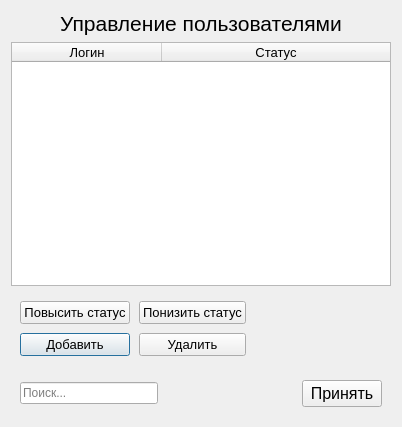
<?xml version="1.0" encoding="UTF-8"?>
<ui version="4.0">
 <class>ManageUsers</class>
 <widget class="QDialog" name="ManageUsers">
  <property name="geometry">
   <rect>
    <x>0</x>
    <y>0</y>
    <width>402</width>
    <height>427</height>
   </rect>
  </property>
  <property name="windowTitle">
   <string>Dialog</string>
  </property>
  <layout class="QGridLayout" name="gridLayout">
   <item row="0" column="0">
    <widget class="QLabel" name="label">
     <property name="enabled">
      <bool>true</bool>
     </property>
     <property name="font">
      <font>
       <pointsize>16</pointsize>
      </font>
     </property>
     <property name="text">
      <string>Управление пользователями</string>
     </property>
     <property name="alignment">
      <set>Qt::AlignCenter</set>
     </property>
    </widget>
   </item>
   <item row="1" column="0">
    <widget class="QTableWidget" name="TableUsers">
     <property name="font">
      <font>
       <family>MS Shell Dlg 2</family>
       <pointsize>10</pointsize>
      </font>
     </property>
     <property name="editTriggers">
      <set>QAbstractItemView::NoEditTriggers</set>
     </property>
     <property name="selectionMode">
      <enum>QAbstractItemView::SingleSelection</enum>
     </property>
     <property name="selectionBehavior">
      <enum>QAbstractItemView::SelectRows</enum>
     </property>
     <attribute name="horizontalHeaderCascadingSectionResizes">
      <bool>false</bool>
     </attribute>
     <attribute name="horizontalHeaderMinimumSectionSize">
      <number>35</number>
     </attribute>
     <attribute name="horizontalHeaderDefaultSectionSize">
      <number>150</number>
     </attribute>
     <attribute name="horizontalHeaderShowSortIndicator" stdset="0">
      <bool>false</bool>
     </attribute>
     <attribute name="horizontalHeaderStretchLastSection">
      <bool>true</bool>
     </attribute>
     <column>
      <property name="text">
       <string>Логин</string>
      </property>
     </column>
     <column>
      <property name="text">
       <string>Статус</string>
      </property>
     </column>
    </widget>
   </item>
   <item row="2" column="0">
    <layout class="QGridLayout" name="gridLayout_2" rowstretch="0,0" columnstretch="0,0,0" rowminimumheight="0,0" columnminimumwidth="0,0,0">
     <property name="leftMargin">
      <number>9</number>
     </property>
     <property name="topMargin">
      <number>9</number>
     </property>
     <property name="rightMargin">
      <number>9</number>
     </property>
     <property name="bottomMargin">
      <number>9</number>
     </property>
     <property name="spacing">
      <number>9</number>
     </property>
     <item row="1" column="0">
      <widget class="QPushButton" name="add">
       <property name="font">
        <font>
         <pointsize>10</pointsize>
        </font>
       </property>
       <property name="cursor">
        <cursorShape>PointingHandCursor</cursorShape>
       </property>
       <property name="text">
        <string>Добавить</string>
       </property>
      </widget>
     </item>
     <item row="0" column="0">
      <widget class="QPushButton" name="up">
       <property name="font">
        <font>
         <pointsize>10</pointsize>
        </font>
       </property>
       <property name="cursor">
        <cursorShape>PointingHandCursor</cursorShape>
       </property>
       <property name="text">
        <string>Повысить статус</string>
       </property>
      </widget>
     </item>
     <item row="1" column="1">
      <widget class="QPushButton" name="delete_2">
       <property name="font">
        <font>
         <pointsize>10</pointsize>
        </font>
       </property>
       <property name="cursor">
        <cursorShape>PointingHandCursor</cursorShape>
       </property>
       <property name="text">
        <string>Удалить</string>
       </property>
      </widget>
     </item>
     <item row="0" column="1">
      <widget class="QPushButton" name="down">
       <property name="font">
        <font>
         <pointsize>10</pointsize>
        </font>
       </property>
       <property name="cursor">
        <cursorShape>PointingHandCursor</cursorShape>
       </property>
       <property name="text">
        <string>Понизить статус</string>
       </property>
      </widget>
     </item>
     <item row="0" column="2">
      <spacer name="horizontalSpacer_2">
       <property name="orientation">
        <enum>Qt::Horizontal</enum>
       </property>
       <property name="sizeHint" stdset="0">
        <size>
         <width>40</width>
         <height>20</height>
        </size>
       </property>
      </spacer>
     </item>
     <item row="1" column="2">
      <spacer name="horizontalSpacer_3">
       <property name="orientation">
        <enum>Qt::Horizontal</enum>
       </property>
       <property name="sizeHint" stdset="0">
        <size>
         <width>40</width>
         <height>20</height>
        </size>
       </property>
      </spacer>
     </item>
    </layout>
   </item>
   <item row="3" column="0">
    <layout class="QHBoxLayout" name="horizontalLayout">
     <property name="leftMargin">
      <number>9</number>
     </property>
     <property name="topMargin">
      <number>9</number>
     </property>
     <property name="rightMargin">
      <number>9</number>
     </property>
     <property name="bottomMargin">
      <number>9</number>
     </property>
     <item>
      <widget class="QLineEdit" name="lineFind">
       <property name="maximumSize">
        <size>
         <width>16777215</width>
         <height>16777215</height>
        </size>
       </property>
       <property name="placeholderText">
        <string>Поиск...</string>
       </property>
      </widget>
     </item>
     <item>
      <spacer name="horizontalSpacer">
       <property name="orientation">
        <enum>Qt::Horizontal</enum>
       </property>
       <property name="sizeHint" stdset="0">
        <size>
         <width>40</width>
         <height>20</height>
        </size>
       </property>
      </spacer>
     </item>
     <item>
      <widget class="QPushButton" name="accept">
       <property name="font">
        <font>
         <pointsize>12</pointsize>
        </font>
       </property>
       <property name="cursor">
        <cursorShape>PointingHandCursor</cursorShape>
       </property>
       <property name="text">
        <string>Принять</string>
       </property>
      </widget>
     </item>
    </layout>
   </item>
  </layout>
 </widget>
 <resources/>
 <connections>
  <connection>
   <sender>accept</sender>
   <signal>clicked()</signal>
   <receiver>ManageUsers</receiver>
   <slot>accept()</slot>
   <hints>
    <hint type="sourcelabel">
     <x>346</x>
     <y>395</y>
    </hint>
    <hint type="destinationlabel">
     <x>200</x>
     <y>213</y>
    </hint>
   </hints>
  </connection>
  <connection>
   <sender>up</sender>
   <signal>clicked()</signal>
   <receiver>ManageUsers</receiver>
   <slot>slotUpDownStatus()</slot>
   <hints>
    <hint type="sourcelabel">
     <x>70</x>
     <y>313</y>
    </hint>
    <hint type="destinationlabel">
     <x>200</x>
     <y>213</y>
    </hint>
   </hints>
  </connection>
  <connection>
   <sender>down</sender>
   <signal>clicked()</signal>
   <receiver>ManageUsers</receiver>
   <slot>slotUpDownStatus()</slot>
   <hints>
    <hint type="sourcelabel">
     <x>184</x>
     <y>313</y>
    </hint>
    <hint type="destinationlabel">
     <x>200</x>
     <y>213</y>
    </hint>
   </hints>
  </connection>
 </connections>
 <slots>
  <slot>slotUpDownStatus()</slot>
 </slots>
</ui>
